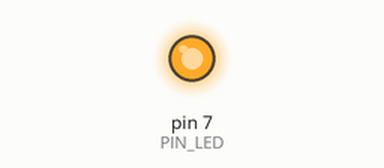
Bench run of a sketch on a simulated Arduino Uno, built with avr-gcc and run on an emulated ATmega328P. Shown: output pins drawn as LEDs (lit = HIGH).

Above: at 0.5 s.
At 2.95 s:
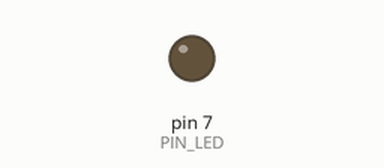
Timing chart, 0 to 3.5 s (numbered marks = the images above):
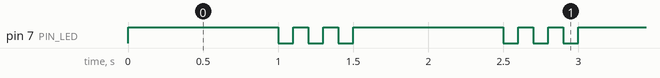

Measured:
- by itself, pin 7 (PIN_LED): repeats every 1.5 s: 2 × (LOW 0.10 s, HIGH 0.10 s), LOW 0.10 s, HIGH 1.0 s
- by itself, everything shown: repeats every 1.5 s, in 6 steps

The sketch:

05_practice_2.ino
```cpp
#define PIN_LED 7
void setup() {
  pinMode(PIN_LED, OUTPUT);
  // put your setup code here, to run once:
}

void loop() {
  // put your main code here, to run repeatedly:
  digitalWrite(PIN_LED, 1);
  delay(1000);
  int cnt=0, toggle=0;
  while(1){
    digitalWrite(PIN_LED, toggle);
    delay(100);
    toggle=!toggle;
    cnt++;
    if(cnt==5) break;
  }
}
```
